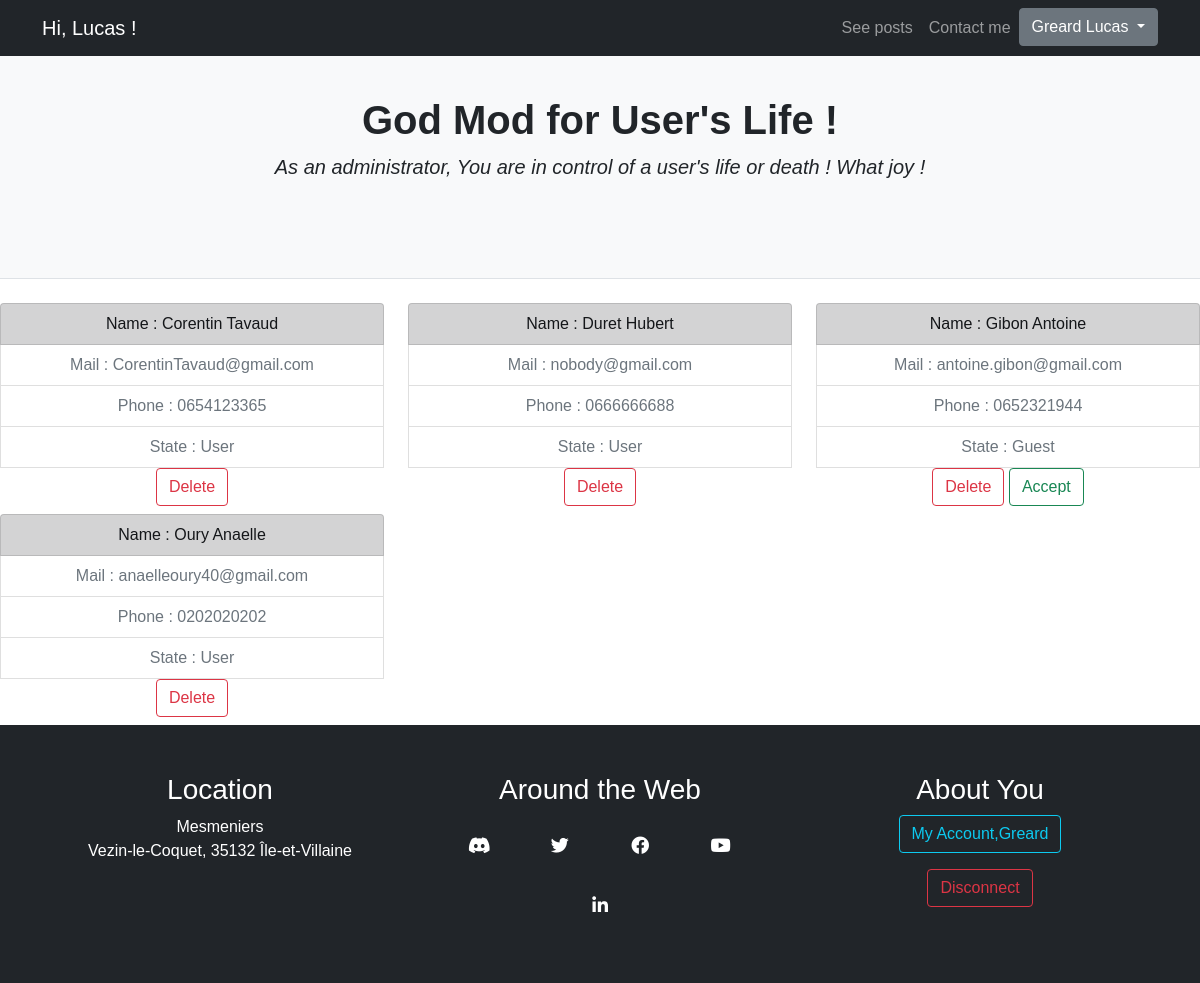
Page /index.php?action=listUserManage (signed in) on the committed database.
### tables this page shows
CREATE TABLE IF NOT EXISTS `user` (
  `id` int(11) NOT NULL AUTO_INCREMENT,
  `user_Lastname` varchar(255) DEFAULT NULL,
  `user_Firstname` varchar(255) DEFAULT NULL,
  `user_Mail` varchar(255) NOT NULL,
  `user_Password` varchar(255) NOT NULL,
  `user_Phone` varchar(13) NOT NULL,
  `user_State` varchar(11) NOT NULL,
  PRIMARY KEY (`id`)
);

### controllers/frontend.php (called while the page is built, shortened)
<?php
include_once(dirname(__FILE__) . '/../models\UserManager.php');
include_once(dirname(__FILE__) . '/../views/_defaultView.php');
include_once(dirname(__FILE__) . '/../views/userListManageView.php');
function listUserManage($userManager)
{
    UserListManageView::render($userManager);
}

### models/UserManager.php (called while the page is built, shortened)
<?php
class UserManager extends Dbconnect
{
    public function listUserManage($homeManager)
    {
        $sessionVerifConnexion = SuperglobalManager::getSession('verifConnexion');
        $userState = SuperglobalManager::getSession('userState');
        if (isset($sessionVerifConnexion) && $userState == "Admin") :
            $req = '
            SELECT *
            FROM user
            WHERE user_State NOT LIKE "Admin"
            ORDER BY user_Lastname ASC
            ';
            $db = $this->dbConnect();
            return $db->query($req);
        else :
            displayHome($homeManager);
        endif;
    }
}

### models/SuperglobalManager.php (called while the page is built, shortened)
<?php
class SuperglobalManager
{
    public static function getSession($key)
    {
        return (isset($_SESSION[$key]) ? $_SESSION[$key] : null);
    }
}

### views/userListManageView.php (the view, shortened to what this page needs)
<?php
include_once(dirname(__FILE__) . '/_defaultView.php');
class UserListManageView extends _DefaultView
{
    private $sessionError;
    private $homeManager;
    private $userManager;
    private function __construct($userManager, $sessionError, $homeManager)
    {
        $this->userManager = $userManager;
        $this->homeManager = $homeManager;
        $this->sessionError = $sessionError;
        $this->_getHtmlBefore();
        $this->_getContent();
        $this->htmlAfter = $this->_getHtmlAfter();
    }
    public static function render($userManager, $sessionError = null, $homeManager = null): void
    {
        $obj = new self($userManager, $sessionError, $homeManager);
        print_r($obj->rendering);
    }
    private function _getHtmlBefore(): void
    {
        $this->htmlBefore = '
        <header class="py-5 bg-light border-bottom mb-4">
            <div class="container">
                <div class="text-center my-5">
                    <h1 class="fw-bolder">God Mod for User\'s Life !</h1>
                    <p class="lead mb-0 fst-italic">As an administrator, You are in control of a user\'s life or death ! What joy !</p>
                </div>
            </div>
        </header>
        <div class="containter">
            <div class="row">';
    }
    private function _getContent()
    {
        $listUserManage = $this->userManager->listUserManage($this->homeManager);
        $this->content = "";
        $this->content .= isset($this->sessionError) ? '<div class="text-center" id="alert">' . $this->sessionError . '</div>' : false;
        while ($data = $listUserManage->fetch()) :
            $this->content .=
                '
                <div class="col-lg-4 mb-2">
                    <ul class="list-group text-center">
                        <li class="list-group-item list-group-item-dark">Name : ' . $data['user_Lastname'] . ' ' . $data['user_Firstname'] . '</li>
                        <li class="list-group-item disabled">Mail : ' . $data['user_Mail'] . '</li>
                        <li class="list-group-item disabled">Phone : ' . $data['user_Phone'] . '</li>
                        <li class="list-group-item disabled">State : ' . $data['user_State'] . '</li>
                        <form action="index.php?action=ManageUser" method="POST">
                            <input name="idUser" type="hidden" value="' . $data['id'] . '">
                            <button type="submit" class="btn btn-outline-danger" name="deleteUser">Delete</button>';
            if ($data['user_State'] == "Guest") :
                $this->content .= '
                            <button type="submit" class="btn btn-outline-success" name="acceptUser">Accept</button>';
            endif;
            $this->content .= '
                        </form>
                    </ul>
                </div>
                ';
        endwhile;
    }
    private function _getHtmlAfter()
    {
        return '
                </div>
            </div>
        </header>';
    }
}

### rows in the picture
user: user_Lastname "Corentin", user_Firstname "Tavaud", user_Mail "CorentinTavaud@gmail.com", user_Phone "0654123365", user_State "User"
user: user_Lastname "Duret", user_Firstname "Hubert", user_Mail "nobody@gmail.com", user_Phone "0666666688", user_State "User"
user: user_Lastname "Gibon", user_Firstname "Antoine", user_Mail "antoine.gibon@gmail.com", user_Phone "0652321944", user_State "Guest"
user: user_Lastname "Oury", user_Firstname "Anaelle", user_Mail "anaelleoury40@gmail.com", user_Phone "0202020202", user_State "User"

### other values in the picture
$sessionUserLastName "Greard"
$sessionUserFirstName "Lucas"
$userLastName "Greard"
